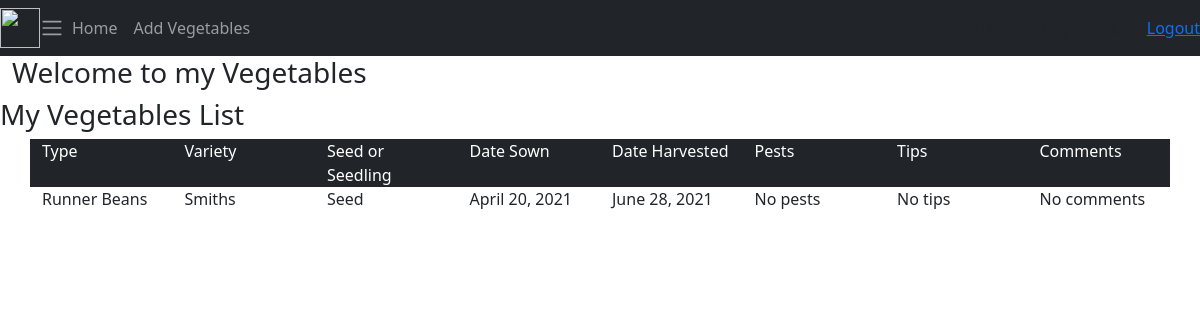
Screenshot of /list/3 with the database file from the repository.
### vegetablesApp/models.py (models this page shows, shortened)
class Vegetables(models.Model):
    VEG_TYPE_CHOICES = [
        ('Peas','Peas'),
        ('Broad Beans', 'Broad Beans'),
        ('Runner Beans', 'Runner Beans'),
        ('Radish','Radish'),
        ('Lettuce', 'Lettuce'),
        ('Cabbage', 'Cabbage'),
        ('Tomato', 'Tomato'),
        ('Vegetable','Vegetable')
    ]
    SEED_OR_SEEDLING_CHOICES = [
        ('Seed','Grown from seed'),
        ('Seedling', 'Grown from seedling')
    ]
    type = models.CharField('Type of Vegetable',max_length=30,choices=VEG_TYPE_CHOICES,default='Vegetable')
    variety = models.CharField('Variety of vegetable',null=True, blank=True, max_length=50)
    seed_seedling = models.CharField('Seed or Seedling',choices=SEED_OR_SEEDLING_CHOICES, max_length=8, default='seed')
    sowing_date = models.DateField('Sowing Date',default=date.today())
    harvest_date = models.DateField('Harvesting Date', default=date.today())
    pests = models.CharField('Pests',max_length=50,default='No pests')
    tips = models.TextField('Tips', default='No tips')
    comments = models.TextField('Comments', default='No comments')

### vegetablesApp/views.py (the view)
# urls.py: path('list/<id>', vegetables_list_view, name='list'),
def vegetables_list_view(request, id):
    vegetable = get_object_or_404(Vegetables, id=id)
    context={'vegetable':vegetable}
    return render(request,'vegetablesApp/list_veg.html', context)

### templates/vegetablesApp/list_veg.html
 {%  include 'vegetablesApp/base.html' %}
 {% block content %}
 <h3>My Vegetables List</h3>
 <div class="container">
        <div class="row bg-dark text-white">
            <div class="col l4">
                <div class="card-panel">
                    Type
                </div>
            </div>
            <div class="col l4">
                 <div class="card-panel">
                    Variety
                </div>
            </div>
            <div class="col l4">
                 <div class="card-panel">
                    Seed or Seedling
                </div>
            </div>
            <div class="col l4">
                 <div class="card-panel">
                    Date Sown
                </div>
            </div>
            <div class="col l4">
                 <div class="card-panel">
                    Date Harvested
                </div>
            </div>
            <div class="col l4">
                 <div class="card-panel">
                    Pests
                </div>
            </div>
            <div class="col l4">
                 <div class="card-panel">
                    Tips
                </div>
            </div>
            <div class="col l4">
                 <div class="card-panel">
                    Comments
                </div>
            </div>
        </div>
        <div class="row">
            <div class="col l4">
                <div class="card-panel">
                    {{vegetable.type}}
                </div>
            </div>
            <div class="col l4">
                 <div class="card-panel">
                    {{vegetable.variety}}
                </div>
            </div>
            <div class="col l4">
                 <div class="card-panel">
                    {{vegetable.seed_seedling}}
                </div>
            </div>
            <div class="col l4">
                 <div class="card-panel">
                    {{vegetable.sowing_date}}
                </div>
            </div>
            <div class="col l4">
                 <div class="card-panel">
                    {{vegetable.harvest_date}}
                </div>
            </div>
            <div class="col l4">
                 <div class="card-panel">
                    {{vegetable.pests}}
                </div>
            </div>
            <div class="col l4">
                 <div class="card-panel">
                    {{vegetable.tips}}
                </div>
            </div>
            <div class="col l4">
                 <div class="card-panel">
                    {{vegetable.comments}}
                </div>
            </div>
        </div>
 </div>
 {% endblock %}

### rows the page displays
Vegetables: type "Runner Beans", variety "Smiths", seed_seedling "Seed", sowing_date "April 20, 2021", harvest_date "June 28, 2021", pests "No pests", tips "No tips", comments "No comments"
